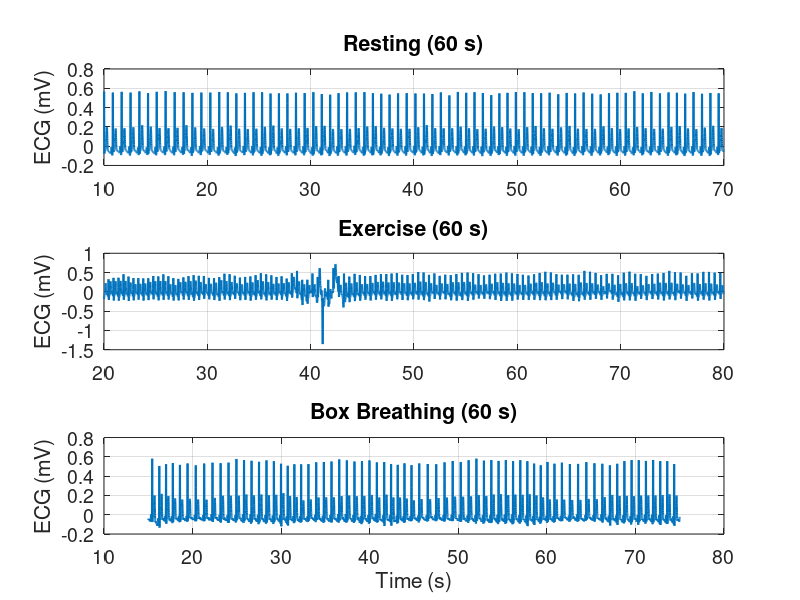

Write MATLAB code to recreate this figure. (Note: this script raises an error after producing the figure.)
%File Name: Master.m
%Dependencies: Signal processing toolbox
% Steps 1-3:Noah Nir
% Steps 4-6:Will Dakare
% Steps 7-9:Sam Yeboah-Asi

% William: A struggle we had were finding a efficient way to make the plot window
% clear. We solved this by making helper functions. 

% Noah: Another issue we had
% was to properly load the mat files in order to use them properly. This
% was solved by clearing b1 after each load.

%% 1:Load Data
%General Idea is just loading all the data into two arrays and then
%clearing it for a new file.
% t- prefix denotes time instance
% ecg- prefix denotes ecg reading data
load("BoxBreathing.mat")
t_box = b1(:,1);
ecg_box = b1(:,2);

clear b1

load("Exercise.mat")
t_ex = b1(:,1);
ecg_ex = b1(:,2);

clear b1

load("Resting.mat")

t_rest = b1(:,1);
ecg_rest = b1(:,2);

clear b1

%% 2:Plot Signals
t0_rest = 10;    % start time for resting
t0_ex   = 20;    % start time for exercise
t0_box  = 15;    % start time for box breathing

% Masks for 60-second windows
mask_rest_60 = (t_rest >= t0_rest) & (t_rest <= t0_rest + 60);
mask_ex_60   = (t_ex   >= t0_ex)   & (t_ex   <= t0_ex   + 60);
mask_box_60  = (t_box  >= t0_box)  & (t_box  <= t0_box  + 60);
figure;
 
% 1) Resting
subplot(3,1,1);
plot(t_rest(mask_rest_60), ecg_rest(mask_rest_60), 'LineWidth', 1.5);
title('Resting (60 s)', 'FontSize', 16);
ylabel('ECG (mV)', 'FontSize', 14);
set(gca, 'FontSize', 14);
grid on;

% 2) Exercise
subplot(3,1,2);
plot(t_ex(mask_ex_60), ecg_ex(mask_ex_60), 'LineWidth', 1.5);
title('Exercise (60 s)', 'FontSize', 16);
ylabel('ECG (mV)', 'FontSize', 14);
set(gca, 'FontSize', 14);
grid on;

% 3) Box Breathing
subplot(3,1,3);
plot(t_box(mask_box_60), ecg_box(mask_box_60), 'LineWidth', 1.5);
title('Box Breathing (60 s)', 'FontSize', 16);
xlabel('Time (s)', 'FontSize', 14);
ylabel('ECG (mV)', 'FontSize', 14);
set(gca, 'FontSize', 14);
grid on;

%% 3:Install Signal Processing Toolbox




%% 3:Feature Extraction
%% Calculate sampling rate
Fs = 1/mean(diff(t_rest));

[pks_rest, locs_rest] = findpeaks(ecg_rest, ...
                                  'MinPeakHeight',    0.5, ...    % threshold in mV
                                  'MinPeakDistance',  0.3 * Fs);  % 300 ms * sampling rate
[pks_ex, locs_ex] = findpeaks(ecg_ex, ...
    'MinPeakHeight',0.5, ...
    'MinPeakDistance', 0.3 * Fs);

[pks_box, locs_box] = findpeaks(ecg_box, ...
    'MinPeakHeight', 0.5, ...
    'MinPeakDistance', 0.3 * Fs);

%% Step 4: Data Visual of Heartbeat peaks using findpeaks() [default configs]
%% RESTING HEART RATE
% Plot 2 subplots of the Resting heart rate with the second indicating
% the hearbeat peaks.

% Plot data: x = instance in time; y = wave-amplitude data (use only first 100 values)
% x-value Vector -> t_rest 
% y-value Vector -> ecg_rest

% Formatting Customization configs
windowMargin = 0.5; % border thickness between plot and window edge. 50% margin

% General plot configs
figure;
sgtitle("Resting Heart rate data from ECG");
xTimeVec = 1:100; % Chosen x-range for plots

%% HELPER LAMBDA functions
% Implement function for formatting plot window
% Use 20% borders (from the bottom of the plot to the edge of the window):

% Bottom border: -50% of minimum y-value
% Top border: +50% of maximum y-value

% formula: addBorder = [min(yValArg)*(-50%), max(yValArg)*(50%)]

% Args: yVal - vector of values
% Returns: scaled upper and lower limits for plot clarity
% NOTE: Window margin is a constant throughot all plots
addBorder = @(yVal) [(min(yVal) * (1 + windowMargin)), (max(yVal)  * (1 + windowMargin))]; 


% Implement lambda function for creating offset between plot and peak
% points marker
% Utilizes y-value range to scale offset between peak-marker and plot points.

% formula: clarityOffset = peakVal*(maxY - minY)(percentOffset)

% Args: peakVal - vector of all peaks on `yVals`
%       yVals -  vector of y-values for plot
% Offset between plot and marker
percentOffset = 0.05; % 5% offset on range
clarityOffset = @(peakVal, yVals) peakVal + (max(yVals) - min(yVals))*percentOffset;

%% Plot 1
subplot(2, 1, 1);

yValRest = ecg_rest;
% Use a solid blue line for plot
plot(t_rest, yValRest, "b-");

title("Resting");

% set x and y axis range limits
% Include window margin on plot for for data formatting in ylim
yLimRes = addBorder(yValRest);

ylim(yLimRes);
% x-value window from 101 to 100 for data visual clarity
xlim([101 110]);

%% Plot 2
subplot(2, 1, 2);

% Use a solid blue line for plot
plot(t_rest, yValRest, "b-");
hold on;

% Heart Rate peaks
% Use findpeaks to get points 
[pks_rest_def, locs_rest_def] = findpeaks(yValRest);

% Get time-vec of peak points by indexing `t_rest`
pTimeVecRest = t_rest(locs_rest_def);

% Formatted peakValues
% - Add-in a margin right below the peak indicators for clarity
formatPeakValRes = clarityOffset(pks_rest_def, yLimRes);

% plot peak points
scatter(pTimeVecRest, formatPeakValRes, [], "v", "MarkerEdgeColor", "b", "MarkerFaceColor", "b");
hold off;

% Title subplot
title("Resting with peaks");

% set x and y axis range limits
% Include window margin on plot for for data formatting
ylim(yLimRes);

% x-value window from 101 to 100 for data visual clarity
xlim([101 110]);
grid on;

%% EXERCISE HEART RATE
% Plot 2 subplots of the exercise heart rate with the second indicating
% the hearbeat peaks.

% Plot data: x = instance in time; y = wave-amplitude data
% x-value Vector -> t_ex
% y-value Vector -> ecg_ex

% General plot configs
figure;
sgtitle("Exercise Heart rate data from ECG");

%% Plot 1
subplot(2, 1, 1);

yValsEx = ecg_ex;
% Use a solid blue line for plot
plot(t_ex, yValsEx, "b-");

title("Exercise");
% set x and y axis range limits
% Include window margin on plot for for data formatting in ylim
yLimEx = addBorder(yValsEx);

ylim(yLimEx);
% x-value window from 101 to 100 for data visual clarity
xlim([101 110]);

%% Plot 2
subplot(2, 1, 2);

% Use a solid blue line for plot
plot(t_ex, yValsEx, "b-");
hold on;

% Heart Rate peaks
% Use findpeaks to get points 
[pks_ex_def, locs_ex_def] = findpeaks(yValsEx);

% Get time-vec of peak points by indexing `t_ex`
pTimeVecEx = t_ex(locs_ex_def);

% Formatted peakValues
% - Add-in a margin right below the peak indicators for clarity
formatPeakValEx = clarityOffset(pks_ex_def, yLimEx);

% plot peak points
scatter(pTimeVecEx, formatPeakValEx, [], "v", "MarkerEdgeColor", "b", "MarkerFaceColor", "b");
hold off;

% Title subplot
title("Exercise with peaks");

% set x and y axis range limits
% Include window margin on plot for for data formatting
ylim(yLimEx);

% x-value window from 101 to 100 for data visual clarity
xlim([101 110]);
grid on;


%% 7 — Histogram and Boxplot (match project PDF style)

%  Extract R peak times within a 120–130 s window 
window_rest = (t_rest(locs_rest) >= 120) & (t_rest(locs_rest) <= 130);
window_ex   = (t_ex(locs_ex)   >= 120) & (t_ex(locs_ex)   <= 130);

peak_times_rest = t_rest(locs_rest(window_rest));
peak_times_ex   = t_ex(locs_ex(window_ex));

%  Compute intervals (R–R intervals) 
intervals_rest = diff(peak_times_rest);
intervals_ex   = diff(peak_times_ex);

%  Convert intervals to heart rate (BPM) 
heart_rate_rest = 60 ./ intervals_rest;
heart_rate_ex   = 60 ./ intervals_ex;

%%  HISTOGRAMS 
figure;

histogram(heart_rate_rest);
xlabel('Heart Rate (BPM)', 'FontSize', 14);
ylabel('Count', 'FontSize', 14);
title('Resting Heart Rate Distribution', 'FontSize', 16);
grid on;
hold on;
% Exercise histogram
histogram(heart_rate_ex);
xlabel('Heart Rate (BPM)', 'FontSize', 14);
ylabel('Count', 'FontSize', 14);
title('Exercise Heart Rate Distribution', 'FontSize', 16);
grid on;
legend("Resting Heart Rate", "Exercise Heart Rate Distribution");
hold off;
%%  BOXCHART (combined)
combined = [heart_rate_rest; heart_rate_ex];
groups = [ones(length(heart_rate_rest),1); ...
          2*ones(length(heart_rate_ex),1)];

figure;
boxchart(groups, combined);
xticklabels({'Resting','Exercise'});
ylabel('Heart Rate (bpm)');
title('Heart Rate Comparison Across Conditions');
set(gca,'FontSize',14);
grid on;

%% 8: Compute the derivative of different phases of the signal

% Find T peaks in resting data
[pks_T_rest, locs_T_rest] = findpeaks(ecg_rest, ...
    'MinPeakHeight', 0.15, ...       
    'MinPeakDistance', 0.15 * Fs);

% Remove R peaks from T peak list
is_T_peak = true(length(locs_T_rest), 1);
for i = 1:length(locs_T_rest)
    % Check if this peak is too close to any R peak
    time_diff = abs(t_rest(locs_T_rest(i)) - t_rest(locs_rest));
    if any(time_diff < 0.1) 
        is_T_peak(i) = false;
    end
end
% Keep only the true T peaks
locs_T_rest = locs_T_rest(is_T_peak);
pks_T_rest = pks_T_rest(is_T_peak);

% Initialize arrays to store speeds
R_speeds = zeros(length(locs_rest), 1);
T_speeds = zeros(length(locs_T_rest), 1);

% Compute speed for R pulses using a for loop
for i = 1:length(locs_rest)
    % Get indices 10 samples before and after R peak
    idx_before = locs_rest(i) - 10;
    idx_after = locs_rest(i) + 10;
    
    % Make sure we don't go out of bounds
    if idx_before < 1
        idx_before = 1;
    end
    if idx_after > length(ecg_rest)
        idx_after = length(ecg_rest);
    end
    
    % Compute absolute voltage change
    voltage_change = abs(ecg_rest(idx_after) - ecg_rest(idx_before));
    
    % Compute time difference
    time_change = t_rest(idx_after) - t_rest(idx_before);
    
    % Speed = voltage change / time change (mV/s)
    R_speeds(i) = voltage_change / time_change;
end

% Compute speed for T pulses using a for loop
for i = 1:length(locs_T_rest)
    % Get indices 10 samples before and after T peak
    idx_before = locs_T_rest(i) - 10;
    idx_after = locs_T_rest(i) + 10;
    
    % Make sure we don't go out of bounds
    if idx_before < 1
        idx_before = 1;
    end
    if idx_after > length(ecg_rest)
        idx_after = length(ecg_rest);
    end
    
    % Compute absolute voltage change
    voltage_change = abs(ecg_rest(idx_after) - ecg_rest(idx_before));
    
    % Compute time difference
    time_change = t_rest(idx_after) - t_rest(idx_before);
    
    % Speed = voltage change / time change (mV/s)
    T_speeds(i) = voltage_change / time_change;
end

% Plot histogram comparing R pulse speeds vs T pulse speeds
%  Histogram for R pulse speeds 
figure;
histogram(R_speeds, 'BinWidth', 0.5);   
title('R Pulse Speed Distribution');
xlabel('Pulse Speed (mV/s)');
ylabel('Count');
set(gca, 'FontSize', 14);
grid on;

%  Histogram for T pulse speeds 
figure;
histogram(T_speeds, 'BinWidth', 0.5);
title('T Pulse Speed Distribution');
xlabel('Pulse Speed (mV/s)');
ylabel('Count');
set(gca, 'FontSize', 14);
grid on;

%% 9: Run a two-sided t-test using ttest2

% Run two t-tests using a for loop with conditional statements
for test_num = 1:2
    if test_num == 1
        % Test 1: Compare heart rate during rest vs exercise
        [h, p] = ttest2(heart_rate_rest, heart_rate_ex);
        
        fprintf('\n Test 1: Resting vs Exercise Heart Rate ===\n');
        fprintf('Null Hypothesis: The two datasets are NOT different\n');
        
        if h == 1
            fprintf('Result: We REJECT the null hypothesis (h = %d)\n', h);
            fprintf('Conclusion: There IS statistically significant evidence that\n');
            fprintf('            resting and exercise heart rates are DIFFERENT.\n');
            fprintf('p-value: %.6f\n', p);
        else
            fprintf('Result: We CANNOT reject the null hypothesis (h = %d)\n', h);
            fprintf('Conclusion: There is NOT enough evidence to claim the heart rates are different.\n');
            fprintf('p-value: %.6f\n', p);
        end
        
    else
        % Test 2: Compare two different periods of the same resting data
        % Split resting heart rate data into two halves
        midpoint = floor(length(heart_rate_rest) / 2);
        rest_period1 = heart_rate_rest(1:midpoint);
        rest_period2 = heart_rate_rest(midpoint+1:end);
        
        [h, p] = ttest2(rest_period1, rest_period2);
        
        fprintf('\n Test 2: First Half vs Second Half of Resting Heart Rate ===\n');
        fprintf('Null Hypothesis: The two datasets are NOT different\n');
        
        if h == 1
            fprintf('Result: We REJECT the null hypothesis (h = %d)\n', h);
            fprintf('Conclusion: There IS statistically significant evidence that\n');
            fprintf('            the two resting periods are DIFFERENT.\n');
            fprintf('p-value: %.6f\n', p);
        else
            fprintf('Result: We CANNOT reject the null hypothesis (h = %d)\n', h);
            fprintf('Conclusion: There is NOT enough evidence to claim the two resting periods are different.\n');
            fprintf('            This makes sense - both periods are from the same resting condition!\n');
            fprintf('p-value: %.6f\n', p);
        end
    end
end

